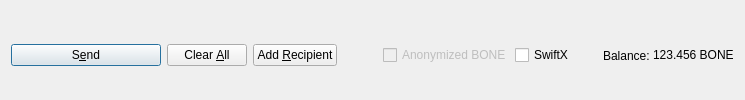
         <widget class="QFrame" name="frame_Send">
          <layout class="QHBoxLayout" name="horizontalLayout">
           <property name="bottomMargin">
            <number>0</number>
           </property>
           <item>
            <widget class="QPushButton" name="sendButton">
             <property name="minimumSize">
              <size>
               <width>150</width>
               <height>0</height>
              </size>
             </property>
             <property name="toolTip">
              <string>Confirm the send action</string>
             </property>
             <property name="text">
              <string>S&amp;end</string>
             </property>
             <property name="icon">
              <iconset resource="../bone.qrc">
               <normaloff>:/icons/send</normaloff>:/icons/send</iconset>
             </property>
             <property name="autoDefault">
              <bool>false</bool>
             </property>
             <property name="default">
              <bool>true</bool>
             </property>
            </widget>
           </item>
           <item>
            <widget class="QPushButton" name="clearButton">
             <property name="sizePolicy">
              <sizepolicy hsizetype="Minimum" vsizetype="Fixed">
               <horstretch>0</horstretch>
               <verstretch>0</verstretch>
              </sizepolicy>
             </property>
             <property name="toolTip">
              <string>Clear all fields of the form.</string>
             </property>
             <property name="text">
              <string>Clear &amp;All</string>
             </property>
             <property name="icon">
              <iconset resource="../bone.qrc">
               <normaloff>:/icons/remove</normaloff>:/icons/remove</iconset>
             </property>
             <property name="autoDefault">
              <bool>false</bool>
             </property>
            </widget>
           </item>
           <item>
            <widget class="QPushButton" name="addButton">
             <property name="toolTip">
              <string>Send to multiple recipients at once</string>
             </property>
             <property name="text">
              <string>Add &amp;Recipient</string>
             </property>
             <property name="icon">
              <iconset resource="../bone.qrc">
               <normaloff>:/icons/add</normaloff>:/icons/add</iconset>
             </property>
             <property name="autoDefault">
              <bool>false</bool>
             </property>
            </widget>
           </item>
           <item>
            <spacer name="horizontalSpacer">
             <property name="orientation">
              <enum>Qt::Horizontal</enum>
             </property>
             <property name="sizeHint" stdset="0">
              <size>
               <width>40</width>
               <height>20</height>
              </size>
             </property>
            </spacer>
           </item>
           <item>
            <layout class="QHBoxLayout" name="horizontalLayout_2">
             <property name="spacing">
              <number>3</number>
             </property>
             <item>
              <widget class="QCheckBox" name="checkxBONE">
               <property name="enabled">
                <bool>false</bool>
               </property>
               <property name="text">
                <string>Anonymized BONE</string>
               </property>
              </widget>
             </item>
             <item>
              <widget class="QCheckBox" name="checkSwiftTX">
               <property name="enabled">
                <bool>true</bool>
               </property>
               <property name="minimumSize">
                <size>
                 <width>85</width>
                 <height>0</height>
                </size>
               </property>
               <property name="text">
                <string>SwiftX</string>
               </property>
              </widget>
             </item>
             <item>
              <widget class="QLabel" name="label">
               <property name="text">
                <string>Balance:</string>
               </property>
              </widget>
             </item>
             <item>
              <widget class="QLabel" name="labelBalance">
               <property name="sizePolicy">
                <sizepolicy hsizetype="Preferred" vsizetype="Fixed">
                 <horstretch>0</horstretch>
                 <verstretch>0</verstretch>
                </sizepolicy>
               </property>
               <property name="cursor">
                <cursorShape>IBeamCursor</cursorShape>
               </property>
               <property name="text">
                <string notr="true">123.456 BONE</string>
               </property>
               <property name="textInteractionFlags">
                <set>Qt::LinksAccessibleByMouse|Qt::TextSelectableByKeyboard|Qt::TextSelectableByMouse</set>
               </property>
              </widget>
             </item>
            </layout>
           </item>
          </layout>
         </widget>
